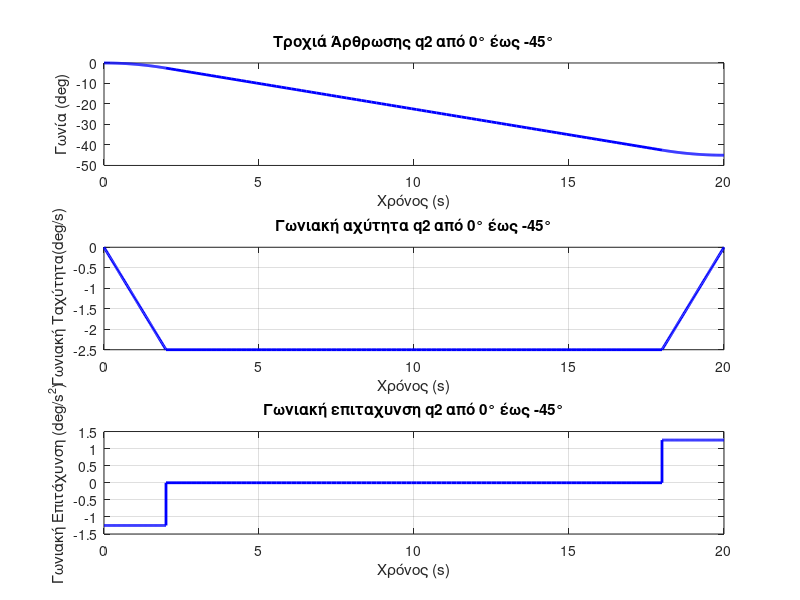

Write the MATLAB code that produced this figure.

theta_0 = 0;
theta_f = -45;


tb = 2;
tf =20;


a = -5/4


t1 = linspace(0, tb, 100);
t2 = linspace(tb, tf-tb, 100);
t3 = linspace(tf-tb, tf, 100);


theta1 = theta_0 + (1/2)* a * t1.^2;
theta2 = theta_0 + (1/2)* a * tb^2 + a * tb* (t2 - tb);
theta3 = theta_f - (1/2) * a * (tf - t3).^2;


t = [t1, t2, t3];
theta = [theta1, theta2, theta3];
theta1_dot =  a .* t1;
theta2_dot = a * tb * ones(size(t2));
theta3_dot = a * tb - a * (t3 - (tf - tb));

theta_double_dot1 =  a*ones(size(t1));
theta_double_dot2 = zeros(size(t2));
theta_double_dot3 = - a*ones(size(t3)) ;



t = [t1, t2, t3];
theta = [theta1, theta2, theta3];
theta_dot= [theta1_dot,theta2_dot,theta3_dot];
theta_double_dot=[theta_double_dot1,theta_double_dot2,theta_double_dot3];

subplot(3,1,1);
plot(t, theta, 'b', 'LineWidth', 2);
xlabel('Χρόνος (s)');
ylabel('Γωνία (deg)');
title('Τροχιά Άρθρωσης q2 από 0° έως -45°');

subplot(3,1,2)
plot(t, theta_dot, 'b', 'LineWidth', 2);
xlabel('Χρόνος (s)');
ylabel(' Γωνιακή Ταχύτητα(deg/s)');
title('Γωνιακή αχύτητα q2 από 0° έως -45°');
grid on;


subplot(3,1,3)
plot(t, theta_double_dot, 'b', 'LineWidth', 2);
xlabel('Χρόνος (s)');
ylabel('Γωνιακή Επιτάχυνση (deg/s^2)');
title('Γωνιακή επιταχυνση q2 από 0° έως -45°');
grid on;

